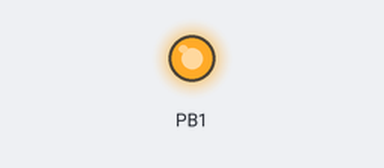
This program was run on a simulated ATtiny13, built with avr-gcc and emulated at 9.6 MHz. Shown: output pins drawn as LEDs (lit = HIGH).

Above: at 0.1 s.
Timing chart, 0 to 1.6 s (numbered marks = the images above):
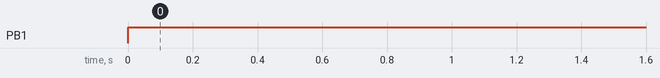

Measured:
- by itself, PB1: LOW → HIGH at 0.00 s

The program:

main.c
```c
/* 9.6 Mhz */
#define F_CPU 9600000UL

#include <avr/interrupt.h>
#include <avr/io.h>
#include <util/delay.h>

ISR(INT0_vect) { PORTB ^= (1 << PB2); }

int main(void) {
  DDRB = (1 << PB1);
  PORTB &= ~(1 << PB0);

  // Enable INT0 on rising edge
  MCUCR |= (1 << ISC00) | (1 << ISC01);

  // Enable INT and disable PCINT
  GIMSK |= (1 << INT0);
  GIMSK &= ~(1 << PCIE);

  // Enable global interrupt
  sei();
  while (1) {
    PORTB = ~(1 << PB0);
    _delay_ms(1200);
    PORTB |= (1 << PB0);
    _delay_ms(200);
    PORTB = ~(1 << PB0);
    _delay_ms(200);
    PORTB |= (1 << PB0);
    _delay_ms(200);
  }
}
```
